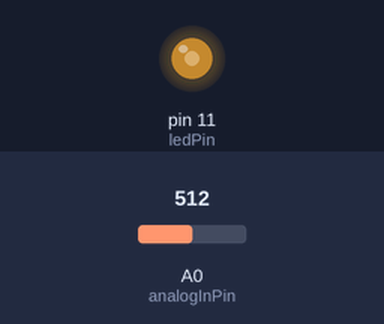
Bench run of a sketch on a simulated Arduino Uno, built with avr-gcc and run on an emulated ATmega328P. On the bench: output pins drawn as LEDs (lit = HIGH). The test bench sets the inputs (shaded band); at power-on: A0 (analogInPin) = 512.

Above: at 1.2 s.
1.3 s: A0 (analogInPin) set to 716
At 2.4 s:
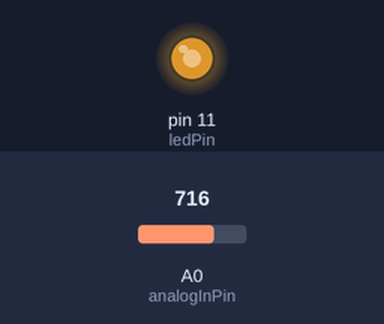
2.8 s: A0 (analogInPin) set to 900
At 3.6 s:
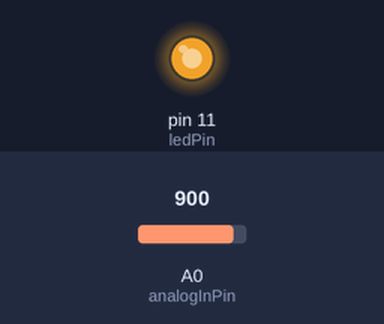
4.3 s: A0 (analogInPin) set to 122
At 4.7 s:
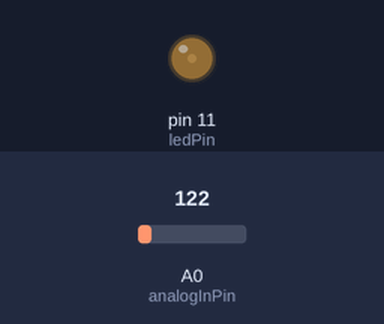
5.8 s: A0 (analogInPin) set to 0
At 7.0 s:
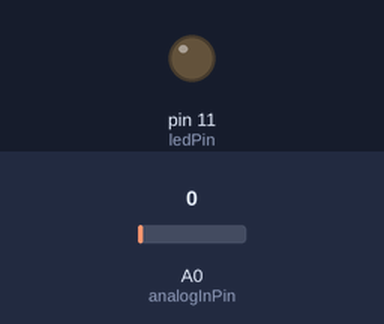
7.3 s: A0 (analogInPin) set to 511
At 8.2 s:
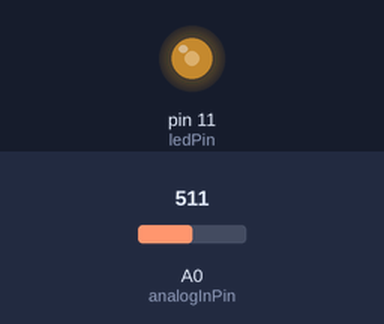
Timing chart, 0 to 9.8 s (numbered marks = the images above; inputs shaded):
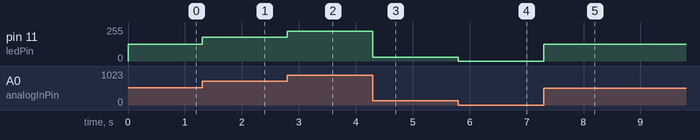

Measured:
- after the input at 1.3 s, pin 11 (ledPin): 127/255 → 178/255 at once
- after the input at 2.8 s, pin 11 (ledPin): 178/255 → 224/255 at once
- after the input at 4.3 s, pin 11 (ledPin): 224/255 → 30/255 at once
- after the input at 5.8 s, pin 11 (ledPin): 30/255 → 0/255 at once
- after the input at 7.3 s, pin 11 (ledPin): 0/255 → 127/255 at once

The sketch:

led_manual.ino
```cpp
/*
  Analog input, analog output, LED Fading

  Reads an analog input pin, maps the result to a range from 0 to 255 and uses
  the result to set the pulse width modulation (PWM) of an output pin.
  Also prints the results to the Serial Monitor.

  The circuit:
  - potentiometer connected to analog pin 0.
    Center pin of the potentiometer goes to the analog pin.
    side pins of the potentiometer go to +5V and ground
  - LED connected from digital pin 9 to ground

  created 29 Dec. 2008
  modified 9 Apr 2012
  by Maherul Azam Koreshi
*/

// These constants won't change. They're used to give names to the pins used:
const int analogInPin = A0;  // Analog input pin that the potentiometer is attached to
const int ledPin = 11; // Analog output pin that the LED is attached to
int sensorValue = 0; // value read from the pot
int outputValue = 0; // value output to the PWM (analog out)

void setup() {
  // nothing happens in setup
}

void loop() {
  // read the analog in value:
  sensorValue = analogRead(analogInPin);
  // map it to the range of the analog out:
  outputValue = map(sensorValue, 0, 1023, 0, 255);
  // change the analog out value:
  analogWrite(ledPin, outputValue);
  // wait 2 milliseconds before the next loop for the analog-to-digital
  // converter to settle after the last reading:
  delay(2);
}
```
